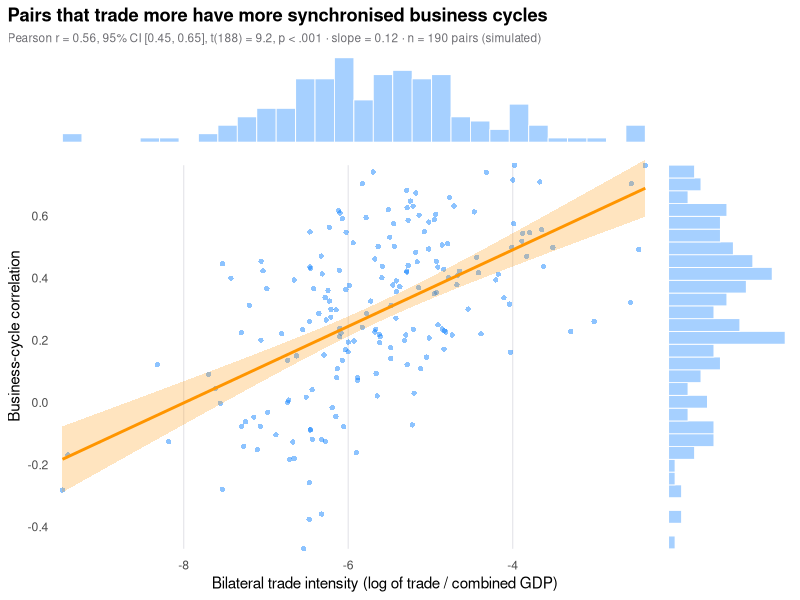

Source code (R):
# Scatterplot with statistics: the R equivalent of plot.py
# Simulated data, set in the context of Janicki, Warin & Wunnava (2009) [janicki2009]
# R and NumPy draw different random numbers, so the values differ slightly from the Python figure.
library(ggplot2)

set.seed(2009)

# Simulated country pairs: 20 countries -> 190 pairs; cycles co-move more where trade is denser
x <- rnorm(190, -5.5, 1.1)                      # log(bilateral trade / combined GDP)
y <- tanh(0.35 + 0.13 * (x + 5.5) + rnorm(190, 0, 0.28))    # business-cycle correlation
n <- length(x)
d <- data.frame(x, y)

# Pearson correlation with its 95% CI
ct <- cor.test(x, y)

# OLS fit and 95% confidence band for the mean
fit <- lm(y ~ x, data = d)
grid <- data.frame(x = seq(min(x), max(x), length.out = 200))
grid <- cbind(grid, predict(fit, grid, interval = "confidence"))

# Marginal histograms, drawn in strips above (x) and to the right (y) of the scatter
xr <- range(x); yr <- range(y)
top <- yr[2] + 0.06 * diff(yr); top_h <- 0.22 * diff(yr)
right <- xr[2] + 0.04 * diff(xr); right_w <- 0.2 * diff(xr)
bins <- function(v, edges) {
  h <- hist(v, breaks = edges, plot = FALSE)
  data.frame(lo = head(h$breaks, -1), hi = tail(h$breaks, -1), share = h$counts / max(h$counts))
}
hx <- bins(x, seq(xr[1], xr[2], length.out = 31))
hy <- bins(y, seq(yr[1], yr[2], length.out = 31))
xbreaks <- pretty(xr)
xbreaks <- xbreaks[xbreaks >= xr[1] & xbreaks <= xr[2]]
ybreaks <- pretty(yr)
ybreaks <- ybreaks[ybreaks >= yr[1] & ybreaks <= yr[2]]

p_txt <- if (ct$p.value < .001) "p < .001" else sprintf("p = %.3f", ct$p.value)
p <- ggplot(d, aes(x, y)) +
  annotate("segment", x = xbreaks, xend = xbreaks, y = yr[1], yend = yr[2], colour = "#E5E5EA",
           linewidth = 0.4) +                   # vertical grid inside the scatter only
  geom_point(size = 1.8, colour = "#007AFF", alpha = 0.45, stroke = 0) +
  geom_ribbon(data = grid, aes(x, ymin = lwr, ymax = upr), inherit.aes = FALSE, fill = "#FF9500",
              alpha = 0.25) +
  geom_line(data = grid, aes(x, fit), colour = "#FF9500", linewidth = 1) +
  geom_rect(data = hx, aes(xmin = lo, xmax = hi, ymin = top, ymax = top + share * top_h),
            inherit.aes = FALSE, fill = "#007AFF", alpha = 0.35, colour = "white", linewidth = 0.3) +
  geom_rect(data = hy, aes(ymin = lo, ymax = hi, xmin = right, xmax = right + share * right_w),
            inherit.aes = FALSE, fill = "#007AFF", alpha = 0.35, colour = "white", linewidth = 0.3) +
  scale_x_continuous(breaks = xbreaks, expand = c(0.01, 0)) +
  scale_y_continuous(breaks = ybreaks, expand = c(0.01, 0)) +
  labs(title = "Pairs that trade more have more synchronised business cycles",
       subtitle = sprintf("Pearson r = %.2f, 95%% CI [%.2f, %.2f], t(%d) = %.1f, %s · slope = %.2f · n = %d pairs (simulated)",
                          ct$estimate, ct$conf.int[1], ct$conf.int[2], ct$parameter, ct$statistic,
                          p_txt, coef(fit)[2], n),
       x = "Bilateral trade intensity (log of trade / combined GDP)",
       y = "Business-cycle correlation") +
  theme_minimal(base_size = 11) +
  theme(plot.title = element_text(face = "bold"),
        plot.title.position = "plot",
        plot.subtitle = element_text(size = 8.5, colour = "#6E6E73"),
        axis.title.x = element_text(hjust = 0.4),
        axis.title.y = element_text(hjust = 0.4),
        panel.grid = element_blank())
print(p)
